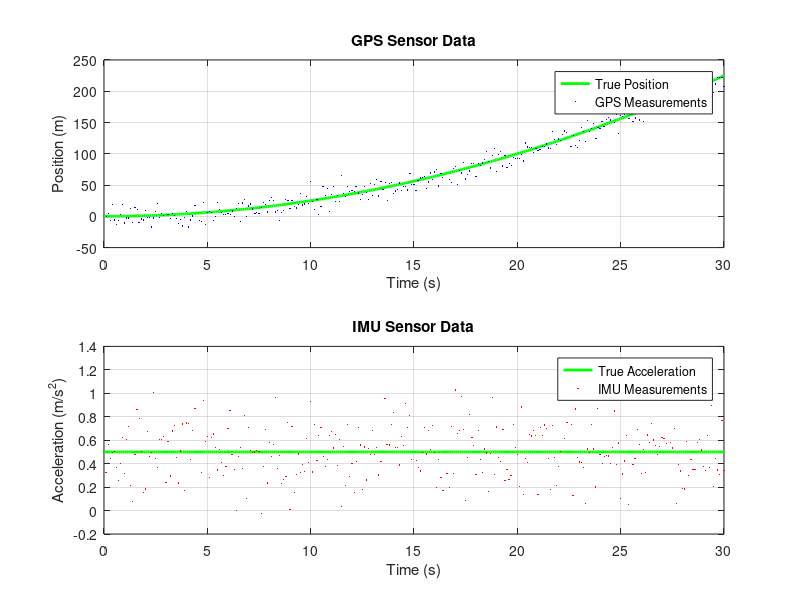
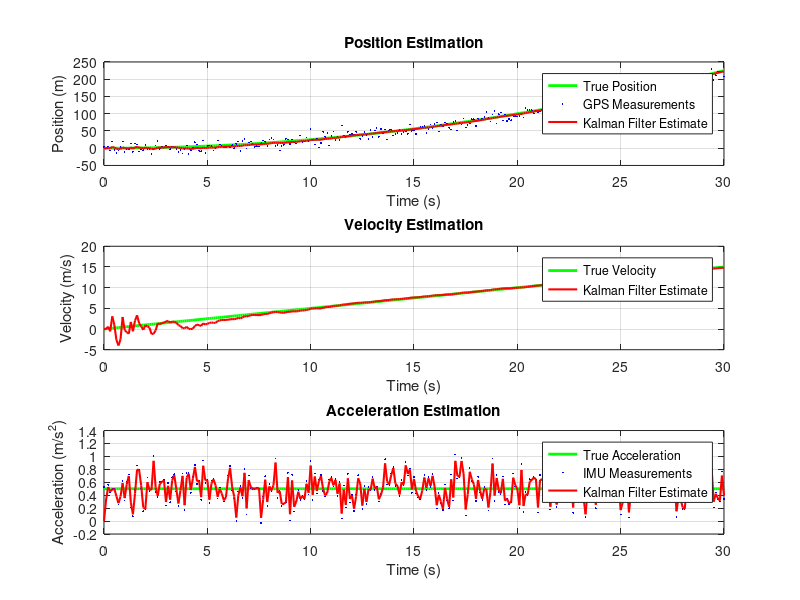

Here is the MATLAB script that generated these plots, in order:
%% Sensor Fusion Lab - Kalman Filter Example
% Simulate vehicle position estimation using GPS and IMU
clear all; close all; clc;

%% System Parameters
dt = 0.1; % Time step (100 ms)
total_time = 30; % Total simulation time (seconds)
t = 0:dt:total_time; % Time vector
N = length(t); % Number of samples

% True vehicle motion (ground truth)
true_acceleration = 0.5; % Constant acceleration (m/s^2)
true_velocity = zeros(1,N);
true_position = zeros(1,N);

% Generate true trajectory
for k = 2:N
    true_velocity(k) = true_velocity(k-1) + true_acceleration * dt;
    true_position(k) = true_position(k-1) + true_velocity(k-1) * dt + 0.5 * true_acceleration * dt^2;
end

%% Sensor Noise Parameters
gps_noise_std = 10; % GPS position noise (meters)
imu_noise_std = 0.2; % IMU acceleration noise (m/s^2)
% Generate noisy measurements
gps_measurements = true_position + gps_noise_std * randn(1,N);
imu_measurements = true_acceleration + imu_noise_std * randn(1,N);

% Visualize raw sensor data
figure('Name','Raw Sensor Data');

subplot(2,1,1);
plot(t, true_position, 'g-', 'LineWidth', 2); hold on;
plot(t, gps_measurements, 'b.', 'MarkerSize', 3);
xlabel('Time (s)');
ylabel('Position (m)');
legend('True Position', 'GPS Measurements');
title('GPS Sensor Data');
grid on;

subplot(2,1,2);
plot(t, true_acceleration * ones(1,N), 'g-', 'LineWidth', 2); hold on;
plot(t, imu_measurements, 'r.', 'MarkerSize', 3);
xlabel('Time (s)');
ylabel('Acceleration (m/s^2)');
legend('True Acceleration', 'IMU Measurements');
title('IMU Sensor Data');
grid on;

%% Kalman Filter
%% Kalman Filter Initialization
% State vector: [position; velocity; acceleration]
x = [0; 0; 0]; % Initial state estimate
% State covariance matrix
P = eye(3) * 100; % Initial uncertainty
% State transition matrix (constant acceleration model)
F = [1 dt 0.5*dt^2;
0 1 dt;
0 0 1];
% Process noise covariance
q = 0.2; % Process noise intensity
Q = q * [dt^4/4 dt^3/2 dt^2/2;
dt^3/2 dt^2 dt;
dt^2/2 dt 1];
% Measurement noise covariance
R_gps = gps_noise_std^2; % GPS variance
R_imu = imu_noise_std^2; % IMU variance

%% Kalman Filter Execution
% Storage for results
x_est = zeros(3, N); % Estimated states
x_est(:,1) = x;
for k = 2:N

%% Prediction Step
    x_pred = F * x;
    P_pred = F * P * F' + Q;

%% Update Step - GPS Measurement
    H_gps = [1 0 0]; % GPS measures position only
    z_gps = gps_measurements(k);
% Innovation
    y_gps = z_gps - H_gps * x_pred;
% Innovation covariance
    S_gps = H_gps * P_pred * H_gps' + R_gps;
% Kalman gain
    K_gps = P_pred * H_gps' / S_gps;
% State update with GPS
    x = x_pred + K_gps * y_gps;
    P = (eye(3) - K_gps * H_gps) * P_pred;

%% Update Step - IMU Measurement
    H_imu = [0 0 1]; % IMU measures acceleration
    z_imu = imu_measurements(k);

% Innovation
    y_imu = z_imu - H_imu * x;

% Innovation covariance
    S_imu = H_imu * P * H_imu' + R_imu;

% Kalman gain
    K_imu = P * H_imu' / S_imu;

% State update with IMU
    x = x + K_imu * y_imu;
    P = (eye(3) - K_imu * H_imu) * P;

% Store results
    x_est(:,k) = x;
end

%% Results Visualization
figure('Name','Kalman Filter Results');
% Position estimation
subplot(3,1,1);
plot(t, true_position, 'g-', 'LineWidth', 2); hold on;
plot(t, gps_measurements, 'b.', 'MarkerSize', 4);
plot(t, x_est(1,:), 'r-', 'LineWidth', 1.5);
xlabel('Time (s)'); ylabel('Position (m)');
legend('True Position', 'GPS Measurements', 'Kalman Filter Estimate');
title('Position Estimation');
grid on;

% Velocity estimation
subplot(3,1,2);
plot(t, true_velocity, 'g-', 'LineWidth', 2); hold on;
plot(t, x_est(2,:), 'r-', 'LineWidth', 1.5);
xlabel('Time (s)'); ylabel('Velocity (m/s)');
legend('True Velocity', 'Kalman Filter Estimate');
title('Velocity Estimation');
grid on;

% Acceleration estimation
subplot(3,1,3);
plot(t, true_acceleration*ones(1,N), 'g-', 'LineWidth', 2); hold on;
plot(t, imu_measurements, 'b.', 'MarkerSize', 4);
plot(t, x_est(3,:), 'r-', 'LineWidth', 1.5);
xlabel('Time (s)'); ylabel('Acceleration (m/s^2)');
legend('True Acceleration', 'IMU Measurements', 'Kalman Filter Estimate');
title('Acceleration Estimation');
grid on;

%% Performance Analysis
% Root Mean Square Error (RMSE)
rmse_position = sqrt(mean((true_position - x_est(1,:)).^2));
rmse_velocity = sqrt(mean((true_velocity - x_est(2,:)).^2));
rmse_acceleration = sqrt(mean((true_acceleration - x_est(3,:)).^2));

% Display results
fprintf('\n=== Sensor Fusion Performance ===\n');
fprintf('Position RMSE: %.3f meters\n', rmse_position);
fprintf('Velocity RMSE: %.3f m/s\n', rmse_velocity);
fprintf('Acceleration RMSE: %.3f m/s^2\n', rmse_acceleration);

% Improvement over GPS alone
gps_rmse = sqrt(mean((true_position - gps_measurements).^2));
improvement = ((gps_rmse - rmse_position) / gps_rmse) * 100;
fprintf('Improvement over GPS: %.2f%%\n', improvement);

%% Real-time Performance Metrics
% Measure execution time
tic;
for k = 2:1000
x_temp = F * x;
P_temp = F * P * F' + Q;
K_temp = P_temp * H_gps' / (H_gps * P_temp * H_gps' + R_gps);
x = x_temp + K_temp * (0 - H_gps * x_temp);
end
elapsed_time = toc;
processing_time = elapsed_time / 998; % Average per iteration
fps = 1 / processing_time;
fprintf('\n=== Real-time Performance ===\n');
fprintf('Average processing time: %.6f ms\n', processing_time*1000);
fprintf('Achievable frame rate: %.1f Hz\n', fps);
